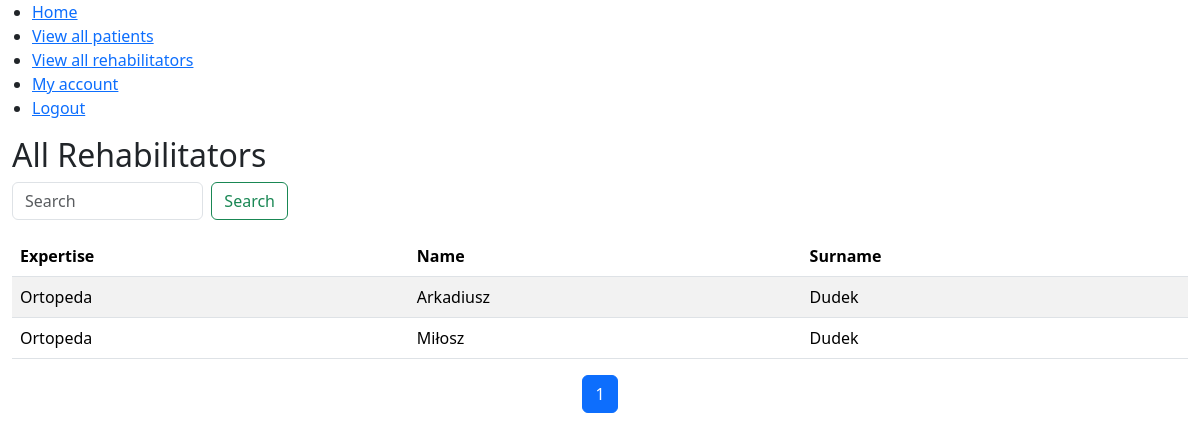
Page /rehab/rehabilitators/ (signed in) on the earlier database version.
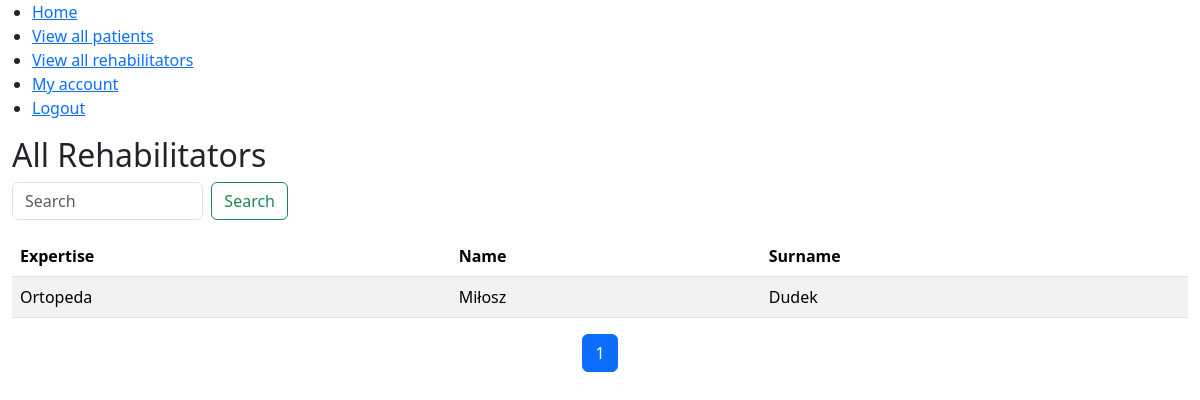
Same page on the later database version.
### rehab/models.py (models this page shows, shortened)
class Rehabilitator(models.Model):
    user = models.OneToOneField(User, on_delete=models.CASCADE)
    name = models.CharField(max_length=30)
    surname = models.CharField(max_length=30)
    expertise = models.CharField(max_length=30)
    sex = models.CharField(max_length=1, choices=(('M', 'Male'), ('F', 'Female')))
    location = models.CharField(max_length=30)
    street = models.CharField(max_length=60)
    house_number = models.CharField(max_length=10)
    local_number = models.CharField(max_length=10)
    entity_name = models.CharField(max_length=60)

### rehab/views.py (the view)
# urls.py: path('rehabilitators/', views.view_all_rehabilitators, name='view_all_rehabilitators'),
def view_all_rehabilitators(request):
    user = request.user
    is_rehabilitator = None
    is_patient = None
    if hasattr(user, 'rehabilitator'):
        profile = user.rehabilitator
        is_rehabilitator = True
        is_patient = False
    elif hasattr(user, 'patient'):
        profile = user.patient
        is_rehabilitator = False
        is_patient = True
    else:
        return redirect('telemedWebapp:home')
    query = request.GET.get('q', '')
    if query:
        rehabilitators = Rehabilitator.objects.filter(
            Q(name__icontains=query) |
            Q(surname__icontains=query) |
            Q(expertise__icontains=query)
        ).order_by('expertise', 'name', 'surname')
    else:
        rehabilitators = Rehabilitator.objects.all().order_by('expertise', 'name', 'surname')
    paginator = Paginator(rehabilitators, 10)  # 1 items per page
    page_number = request.GET.get('page')
    page_obj = paginator.get_page(page_number)
    context = {'rehabilitators': rehabilitators,
               'query': query,
               'page_obj': page_obj,
               'is_rehabilitator': is_rehabilitator,
               'is_patient': is_patient}
    return render(request, 'telemedWebapp/view_all_rehabilitators.html', context)

### rehab/templates/telemedWebapp/view_all_rehabilitators.html (shortened to what this page needs)
{% extends 'telemedWebapp/base.html' %}
{% block content %}
  <h2>All Rehabilitators</h2>
    <div class="row mb-3">
    <div class="col-md-3">
    <form class="d-flex" method="GET">
      <input class="form-control me-2" type="search" placeholder="Search" aria-label="Search" name="q" value="{{ request.GET.q }}">
      <button class="btn btn-outline-success" type="submit">Search</button>
    </form>
  </div>
</div>
    {% if rehabilitators %}
      <table class="table table-striped">
        <thead>
          <tr>
            <th>Expertise</th>
            <th>Name</th>
            <th>Surname</th>
        </thead>
        <tbody>
          {% for rehab in page_obj  %}
            <tr>
              <td>{{ rehab.expertise }}</td>
              <td>{{ rehab.name }}</td>
              <td>{{ rehab.surname }}</td>
            </tr>
          {% endfor %}
        </tbody>
      </table>
    {% else %}
        <p>No rehabilitants found.</p>
  {% endif %}
<div class="d-flex justify-content-center">
  <nav aria-label="Page navigation example">
    <ul class="pagination">
      {% for num in page_obj.paginator.page_range %}
      {% if page_obj.number == num %}
      <li class="page-item active" aria-current="page"><a class="page-link" href="#">{{ num }}</a></li>
      {% elif num > page_obj.number|add:'-3' and num < page_obj.number|add:'3' %}
      <li class="page-item"><a class="page-link" href="?page={{ num }}{% if request.GET.q %}&q={{ request.GET.q }}{% endif %}">{{ num }}</a></li>
      {% endif %}
      {% endfor %}
    </ul>
  </nav>
</div>
{% endblock %}

Differences in the rows shown:
removed Rehabilitator: expertise "Ortopeda", name "Arkadiusz", surname "Dudek"
